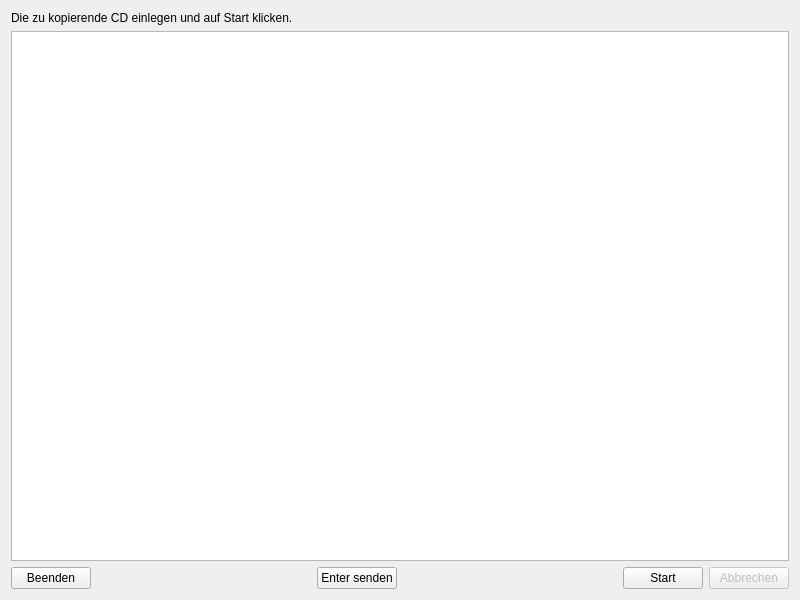
<?xml version="1.0" encoding="UTF-8"?>
<ui version="4.0">
 <class>Form</class>
 <widget class="QWidget" name="Form">
  <property name="geometry">
   <rect>
    <x>0</x>
    <y>0</y>
    <width>800</width>
    <height>600</height>
   </rect>
  </property>
  <property name="windowTitle">
   <string>Form</string>
  </property>
  <layout class="QVBoxLayout" name="verticalLayout">
   <item>
    <widget class="QLabel" name="label">
     <property name="text">
      <string>Die zu kopierende CD einlegen und auf Start klicken.</string>
     </property>
    </widget>
   </item>
   <item>
    <widget class="QTextEdit" name="teLog">
     <property name="readOnly">
      <bool>true</bool>
     </property>
    </widget>
   </item>
   <item>
    <layout class="QHBoxLayout" name="horizontalLayout">
     <item>
      <widget class="QPushButton" name="btnExit">
       <property name="text">
        <string>Beenden</string>
       </property>
      </widget>
     </item>
     <item>
      <spacer name="horizontalSpacer_2">
       <property name="orientation">
        <enum>Qt::Horizontal</enum>
       </property>
       <property name="sizeHint" stdset="0">
        <size>
         <width>40</width>
         <height>20</height>
        </size>
       </property>
      </spacer>
     </item>
     <item>
      <widget class="QPushButton" name="btnEnter">
       <property name="text">
        <string>Enter senden</string>
       </property>
      </widget>
     </item>
     <item>
      <spacer name="horizontalSpacer">
       <property name="orientation">
        <enum>Qt::Horizontal</enum>
       </property>
       <property name="sizeHint" stdset="0">
        <size>
         <width>40</width>
         <height>20</height>
        </size>
       </property>
      </spacer>
     </item>
     <item>
      <widget class="QPushButton" name="btnStart">
       <property name="text">
        <string>Start</string>
       </property>
      </widget>
     </item>
     <item>
      <widget class="QPushButton" name="btnCancel">
       <property name="enabled">
        <bool>false</bool>
       </property>
       <property name="text">
        <string>Abbrechen</string>
       </property>
      </widget>
     </item>
    </layout>
   </item>
  </layout>
 </widget>
 <resources/>
 <connections/>
</ui>
